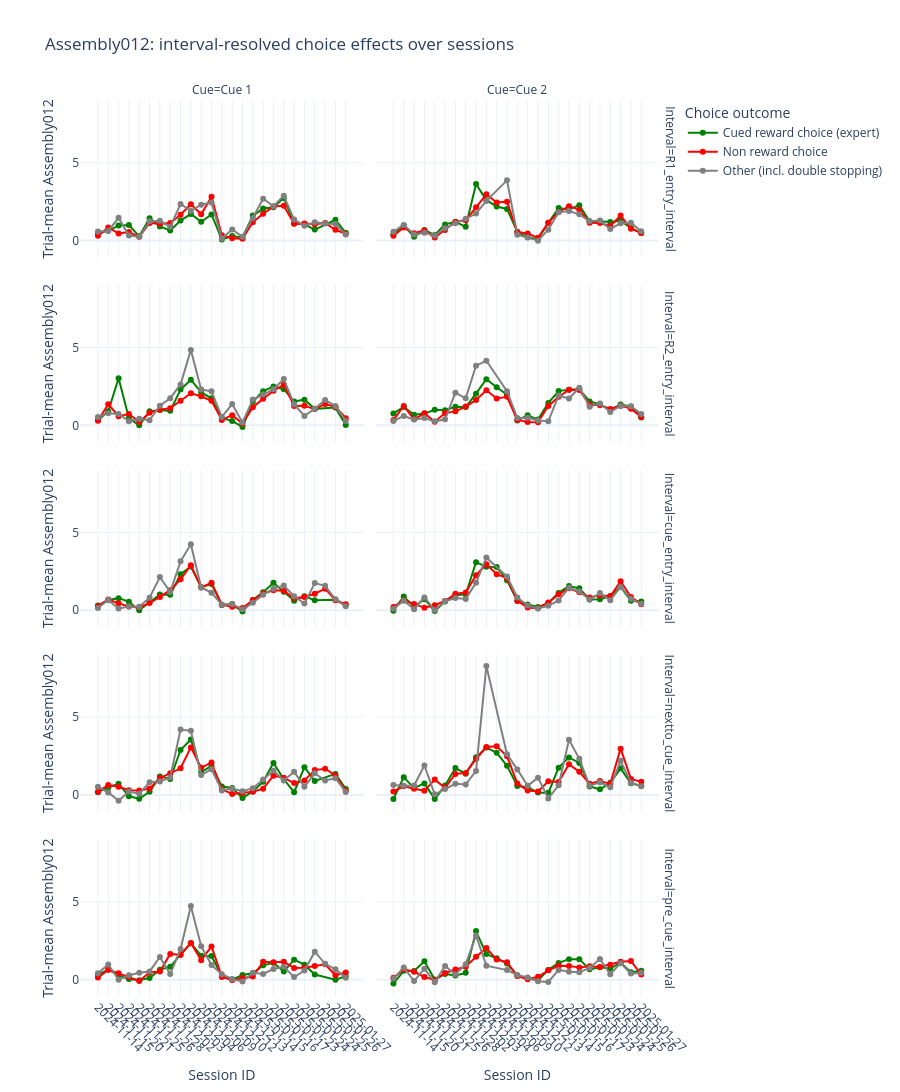

Notebook cell for this chart:
### Code cell
# Interval-resolved choice view: cue x interval x choice outcome
plot_col = "Assembly012"

interval_choice_df = t0_ens.reset_index().copy()

required_cols = {
    "session_id",
    "trial_id",
    "cue",
    "choice_R1",
    "choice_R2",
    "interval_name",
    plot_col,
}
missing_cols = required_cols.difference(interval_choice_df.columns)

interval_choice_df = interval_choice_df.dropna(
    subset=["session_id", "trial_id", "cue", "interval_name", plot_col]
)
interval_choice_df = interval_choice_df[interval_choice_df["cue"].isin([1, 2])].copy()

trial_interval = (
    interval_choice_df.groupby(
        ["session_id", "trial_id", "cue", "interval_name"], as_index=False
    )[plot_col]
    .mean()
)

trial_choices = (
    interval_choice_df.groupby(["session_id", "trial_id", "cue"], as_index=False)[
        ["choice_R1", "choice_R2"]
    ]
    .first()
)

trial_interval = trial_interval.merge(
    trial_choices, on=["session_id", "trial_id", "cue"], how="left"
)

r1_only = trial_interval["choice_R1"].eq(True) & ~trial_interval["choice_R2"].eq(True)
r2_only = trial_interval["choice_R2"].eq(True) & ~trial_interval["choice_R1"].eq(True)

trial_interval["choice_vs_cue"] = np.select(
    [
        (trial_interval["cue"] == 1) & r1_only,
        (trial_interval["cue"] == 1) & trial_interval["choice_R1"].eq(False),
        (trial_interval["cue"] == 2) & r2_only,
        (trial_interval["cue"] == 2) & trial_interval["choice_R2"].eq(False),
    ],
    [
        "Cued reward choice (expert)",
        "Non reward choice",
        "Cued reward choice (expert)",
        "Non reward choice",
    ],
    default="Other (incl. double stopping)",
)
trial_interval["cue_label"] = trial_interval["cue"].map({1: "Cue 1", 2: "Cue 2"})

trial_interval["session_id"] = trial_interval["session_id"].astype(str)
trial_interval["session_dt"] = pd.to_datetime(
    trial_interval["session_id"], format="%Y-%m-%d_%H-%M", errors="coerce"
)
session_order = (
    trial_interval[["session_id", "session_dt"]]
    .drop_duplicates()
    .sort_values(["session_dt", "session_id"])
    ["session_id"]
    .tolist()
)
session_date_labels = [s.split('_')[0] for s in session_order]
interval_order = sorted(trial_interval["interval_name"].astype(str).unique().tolist())

summary_interval = (
    trial_interval.groupby(
        ["session_id", "cue_label", "interval_name", "choice_vs_cue"],
        as_index=False,
    )
    .agg(mean_activation=(plot_col, "mean"), n_trials=("trial_id", "nunique"))
)

summary_interval["session_id"] = pd.Categorical(
    summary_interval["session_id"], categories=session_order, ordered=True
)
summary_interval["interval_name"] = pd.Categorical(
    summary_interval["interval_name"], categories=interval_order, ordered=True
)
summary_interval = summary_interval.sort_values(
    ["session_id", "interval_name", "cue_label", "choice_vs_cue"]
)

display(summary_interval.head())

fig_interval_choice = px.line(
    summary_interval,
    x="session_id",
    y="mean_activation",
    color="choice_vs_cue",
    facet_row="interval_name",
    facet_col="cue_label",
    markers=True,
    category_orders={
        "session_id": session_order,
        "cue_label": ["Cue 1", "Cue 2"],
        "interval_name": interval_order,
        "choice_vs_cue": [
            "Cued reward choice (expert)",
            "Non reward choice",
            "Other (incl. double stopping)",
        ],
    },

    color_discrete_map={
        "Cued reward choice (expert)": "green",
        "Non reward choice": "red",
        "Other (incl. double stopping)": "grey",
    },
    hover_data={"n_trials": True},
    labels={
        "session_id": "Session ID",
        "mean_activation": f"Trial-mean {plot_col}",
        "choice_vs_cue": "Choice outcome",
        "cue_label": "Cue",
        "interval_name": "Interval",
    },
    title=f"{plot_col}: interval-resolved choice effects over sessions",
)
fig_interval_choice.for_each_annotation(
    lambda a: a.update(
        text=a.text.replace("cue_label=", "").replace("interval_name=", "Interval: ")
    )
)
fig_interval_choice.update_xaxes(
    tickmode="array",
    tickvals=session_order,
    ticktext=session_date_labels,
    tickangle=45,
    categoryorder="array",
    categoryarray=session_order,
)
fig_interval_choice.update_layout(
    template="plotly_white",
    height=max(650, 250 * len(interval_order)),
    legend_title_text="Choice outcome",
)
fig_interval_choice.show()
